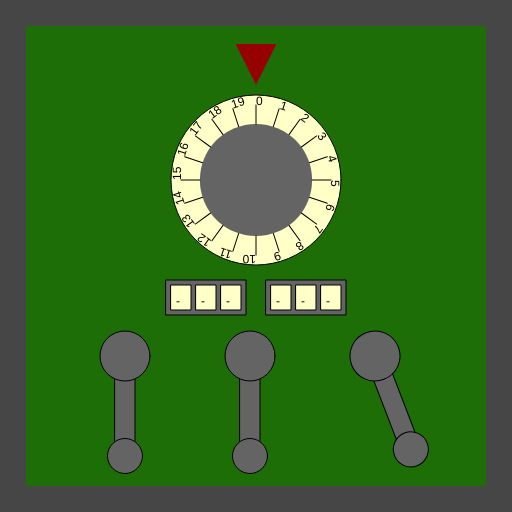
Frame 1 (no input)
Frame 60 (no input): identical to frame 1, image omitted
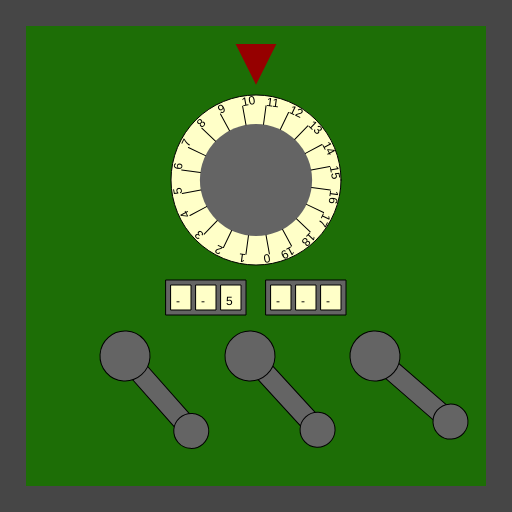
Frame 120 (the mouse pressed at the canvas centre since frame 60)

The p5.js sketch that drew these frames (run headless with seeded random() and noise() and a simulated clock; from frame 60 on, the mouse is pressed at the canvas centre):

// p5.js sketch
// ── sketch.js
/*

Officer: 2625551
CaseNum: 303-3-58246011-2625551

Case 303 - The Case of the Crooked Attorney
Stage 4 - The Courthouse

Torvalds has his final safe in his courthouse chambers. Luckily there is a court case proceeding.
You can sneak into his chambers whilst he makes his closing statement.

Crack the safe by doing the following:

	When the mouse button is pressed:
	- Use the 'random' function to produce random values ranging from 2 to 14.
	- Assign the output to Hidden_Box_Value0

	When the mouse button is pressed:
	- Use the 'random' function to produce random values ranging from 3 to 16.
	- Assign the output to Hidden_Box_Value1

	When any key is pressed:
	- Make Hidden_Box_Value2 equal to the value of 'key'

	When the mouse button is pressed:
	- Use the 'map' function to scale mouseX to values ranging from 9 to 74.
	- Assign the output to Hidden_Box_Value3

	When the mouse button is pressed:
	- Use the 'map' function to scale mouseX to values ranging from 11 to 74.
	- Assign the output to Hidden_Box_Value4

	Whilst the mouse is moving:
	- Use the 'map' function to scale mouseY to values ranging from 21 to 77.
	- Assign the output to Hidden_Box_Value5



This time you'll need to create the relevant event handlers yourself.

There are many possible ways of investigating this case, but you
should use ONLY the following commands:

	- The assignment operator aka. the equals sign !
	- mouseX, mouseY
	- key, keyCode
	- random
	- map

*/

//declare the variables

var Hidden_Box_Value0;
var Hidden_Box_Value1;
var Hidden_Box_Value2;
var Hidden_Box_Value3;
var Hidden_Box_Value4;
var Hidden_Box_Value5;


function preload()
{
	//IMAGES WILL BE LOADED HERE

}

function setup()
{
	createCanvas(512,512);

	//initialise the variables
	Hidden_Box_Value0 = 0;
	Hidden_Box_Value1 = "";
	Hidden_Box_Value2 = "";
	Hidden_Box_Value3 = 0;
	Hidden_Box_Value4 = 0;
	Hidden_Box_Value5 = 0;

}

///////////////////EVENT HANDLERS///////////////////

//Create event handlers here to open the safe ...
function mouseMoved()
{
	console.log("mouseMoved", mouseX, mouseY);
	Hidden_Box_Value5 = map(mouseY, 0, 512, 21, 77);;
}

function mousePressed()
{
	console.log("mousePressed");
	Hidden_Box_Value0 = random(2,14);
	Hidden_Box_Value1 = random(3,16);
	Hidden_Box_Value3 = map(mouseX, 0, 512, 9, 74);
	Hidden_Box_Value4 = map(mouseX, 0, 512, 11, 74);
}

function keyPressed()
{
	console.log("keyPressed", key);
	Hidden_Box_Value2 = key;
}



///////////////DO NOT CHANGE CODE BELOW THIS POINT///////////////////

function draw()
{

	//Draw the safe door
	background(70);
	noStroke();
	fill(29,110,6);
	rect(26,26,width-52,width-52);

	//Draw the combination dial
	push();
	translate(256,180);
	drawDial(170,Hidden_Box_Value0,20);
	pop();

	//Draw the spinners
	push();
	translate(206,280);
	drawSpinner(3, Hidden_Box_Value1);
	pop();

	push();
	translate(306,280);
	drawSpinner(3, Hidden_Box_Value2);
	pop();

	//Draw the levers
	push();
	translate(125,356);
	drawLever(Hidden_Box_Value3);
	pop();

	push();
	translate(250,356);
	drawLever(Hidden_Box_Value4);
	pop();

	push();
	translate(375,356);
	drawLever(Hidden_Box_Value5);
	pop();

}

function drawDial(diameter,num,maxNum)
{
	//the combination lock

	var r = diameter * 0.5;
	var p = r * 0.6;

	stroke(0);
	fill(255,255,200);
	ellipse(0,0,diameter,diameter);
	fill(100);
	noStroke();
	ellipse(0,0,diameter*0.66,diameter*0.66);
	fill(150,0,0);
	triangle(
		-p * 0.4,-r-p,
		p * 0.4,-r-p,
		0,-r-p/5
	);

	noStroke();

	push();
	var inc = 360/maxNum;

	rotate(radians(-num * inc));
	for(var i = 0; i < maxNum; i++)
	{
		push();
		rotate(radians(i * inc));
		stroke(0);
		line(0,-r*0.66,0,-(r-10));
		noStroke();
		fill(0);
		text(i,0,-(r-10));
		pop();
	}

	pop();
}

function drawLever(rot)
{
	push();
	rotate(radians(-rot))
	stroke(0);
	fill(100);
	rect(-10,0,20,100);
	ellipse(0,0,50,50);
	ellipse(0,100,35,35);
	pop();
}

function drawSpinner(numSpinners, val)
{
	var sw = 20;
	var ow = (sw + 5) * numSpinners + 5;
	stroke(0);
	fill(100);
	rect(-ow/2,0,ow,35);
	if(typeof(val) == "number")
	{
		val = floor(val).toString(); //convert to string
	}
	var d = numSpinners - val.length;

	for(var d = numSpinners - val.length; d > 0; d--)
	{
		val = "-" + val;
	}

	for(var i = 0; i < numSpinners; i++)
	{
		stroke(0);
		fill(255,255,200);
		rect(-ow/2 + i * (sw + 5) + 5,5,20,25);
		fill(0);
		noStroke();
		text(val[i],-ow/2 + sw/2 + i * (sw +5),25);
	}

}
